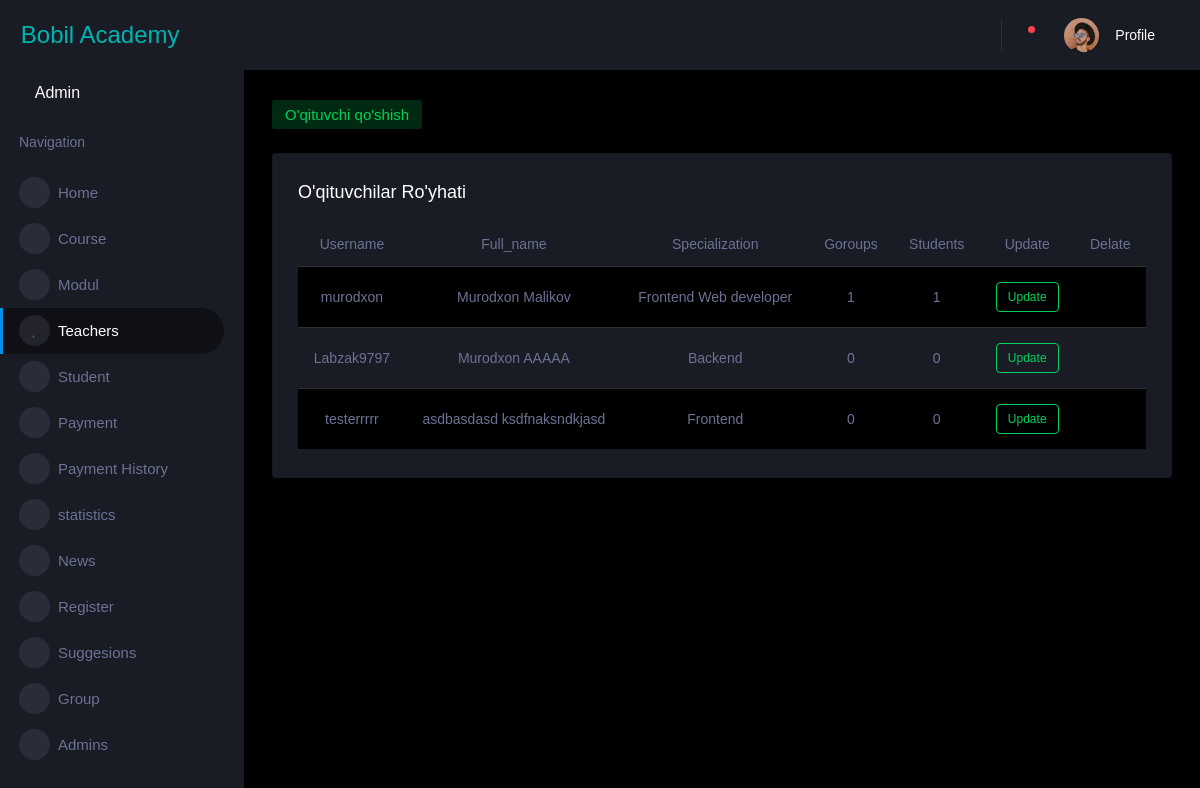
The app's page /dashboard/teacher/ (signed in) with its own data.
### user/models.py (models this page shows, shortened)
class Teacher(models.Model):
    user = models.OneToOneField(CustomUser, on_delete=models.CASCADE)
    bio = models.CharField(max_length=250, blank=True, default='Bio')
    image = models.ImageField(
        upload_to='Teacher_images', blank=True, null=True)
    specialization = models.CharField(
        max_length=100, blank=True, default='Jamoa Azosi')
    teacher = TeacherManager()
    objects = models.Manager()
    @property
    def get_full_name(self):
        return self.user.get_full_name

class CustomUser(AbstractUser):
    TEACHER = 'Teacher'
    STUDENT = 'Student'
    ADMIN = "Admin"
    USER_TYPE = [
        (TEACHER, 'Teacher'),
        (STUDENT, 'Student'),
        (ADMIN, 'Admin'),
    ]
    first_name = models.CharField(max_length=200)
    last_name = models.CharField(max_length=200)
    phone = models.CharField(max_length=13, unique=True, null=True)
    date_joined = models.DateTimeField(auto_now_add=True)
    user_type = models.CharField(
        max_length=7, choices=USER_TYPE, default=STUDENT)
    username_validator = UnicodeUsernameValidator()
    username = models.CharField(
        'username',
        max_length=150,
        unique=True,
        null=True,
        help_text='Required. 150 characters or fewer. Letters, digits and @/./+/-/_ only.',
        validators=[username_validator],
        error_messages={
            'unique': "A user with that username already exists.",
        },
    )
    @property
    def get_full_name(self) -> str:
        return super().get_full_name()
    def __str__(self):
        return f"{self.first_name}" or f"{self.username} this is admin"

### teaching/models.py (models this page shows, shortened)
class Group(models.Model):
    slug = models.SlugField(unique=True,blank=True)
    name = models.CharField(max_length=150, blank=True, null=True)
    teacher = models.ForeignKey(
        Teacher, on_delete=models.CASCADE, blank=True, null=True)
    students = models.ManyToManyField(Student)
    image = models.ImageField(upload_to="Groups", blank=True, null=True)
    cost = models.IntegerField(default=0,blank=True)
    data_created = models.DateField(auto_now_add=True)

### eduspace/decorators.py (the view)
    def wrapper(request, *args, **kwargs):
        if request.user.is_authenticated:
            if request.user.is_staff or request.user.user_type == 'Admin':
                return(function(request, *args, **kwargs))
            else:
                return redirect('404')
        else:
            return redirect('404')

### eduspace/contex_processor.py (called while the page is built)
def contactRenderer(request):
    context={
        'contact':Contact.objects.all().first()
    }
    return context

### eduspace/templatetags/video_tags.py (called while the page is built)
@register.simple_tag
def groups(Teacher):
    return Teacher.group_set.all().count()

@register.simple_tag
def students(Teacher):
    students = []
    for g in Teacher.group_set.all():
        students.append(g.students.all().count())
    return sum(students)

### eduspace/views.py (called while the page is built, shortened)
@adminonly
def teacher(request):
    teachers = Teacher.objects.all()
    form = TeacherForm()
    context = {
        'teachers':teachers,
        'form':form
    }
    return render(request,'dashboard/teacher.html',context)

### templates/dashboard/teacher.html (shortened to what this page needs)
{% extends 'dashboard/dashboard.html' %}
{% load video_tags %}
{% load static %}
{% block nav %}
{% load crispy_forms_tags %}
<li class="nav-item menu-items " >
  <a class="nav-link" href="{% url 'dashboard' %}">
    <span class="menu-icon">
      <i class="mdi mdi-airplay"></i>
    </span>
    <span class="menu-title">Home</span>
  </a>
</li>
 <li class="nav-item menu-items" >
  <a class="nav-link" href="{% url 'course' %}">
    <span class="menu-icon">
      <i class="mdi mdi-book"></i>
    </span>
    <span class="menu-title">Course</span>
  </a>
</li>
 <li class="nav-item menu-items" >
  <a class="nav-link" href="{% url 'modul' %}">
    <span class="menu-icon">
      <i class="mdi mdi-book"></i>
    </span>
    <span class="menu-title">Modul</span>
  </a>
</li>
<li class="nav-item menu-items active" >
  <a class="nav-link" href="{% url 'teacher' %}">
    <span class="menu-icon">
      <i class="mdi mdi-account"></i>
    </span>
    <span class="menu-title">Teachers</span>
  </a>
</li>
<li class="nav-item menu-items" >
  <a class="nav-link" href="{% url 'student' %}">
    <span class="menu-icon">
      <i class="mdi mdi-account-multiple-outline"></i>
    </span>
    <span class="menu-title">Student</span>
  </a>
</li>
<li class="nav-item menu-items" >
  <a class="nav-link" href="{% url 'payment' %}">
    <span class="menu-icon">
      <i class="mdi mdi-currency-usd"></i>
    </span>
    <span class="menu-title">Payment</span>
  </a>
</li>
<li class="nav-item menu-items" >
  <a class="nav-link" href="{% url 'payment_history' %}">
    <span class="menu-icon">
      <i class="mdi mdi-currency-usd"></i>
    </span>
    <span class="menu-title">Payment History</span>
  </a>
</li>
<li class="nav-item menu-items" >
  <a class="nav-link" href="{% url 'statistics' %}">
    <span class="menu-icon">
      <i class="mdi mdi-contacts"></i>
    </span>
    <span class="menu-title">statistics</span>
  </a>
</li>
<li class="nav-item menu-items" >
  <a class="nav-link" href="{% url 'news' %}">
    <span class="menu-icon">
      <i class="mdi mdi-message"></i>
    </span>
    <span class="menu-title">News</span>
  </a>
</li>
<li class="nav-item menu-items " >
  <a class="nav-link" href="{% url 'register' %}">
    <span class="menu-icon">
      <i class="mdi mdi-message"></i>
    </span>
    <span class="menu-title">Register</span>
  </a>
</li>
<li class="nav-item menu-items">
  <a class="nav-link" href="{% url 'sugessions' %}">
      <span class="menu-icon">
          <i class="mdi mdi-message"></i>
      </span>
      <span class="menu-title">Suggesions</span>
  </a>
</li>
<li class="nav-item menu-items " >
  <a class="nav-link" href="{% url 'group' %}">
    <span class="menu-icon">
      <i class="mdi mdi-message"></i>
    </span>
    <span class="menu-title">Group</span>
  </a>
</li>
{% if request.user.is_staff %}
<li class="nav-item menu-items">
    <a class="nav-link" href="{% url 'admins' %}">
        <span class="menu-icon">
            <i class="mdi mdi-message"></i>
        </span>
        <span class="menu-title">Admins</span>
    </a>
</li>
{% endif %}
{% endblock %}
{% block content %}
<div class="page-header" style="float: left;">
  <button class="btn btn-inverse-success" id="add">O'qituvchi qo'shish</button>
</div>
<div class="row" style="clear: both;" >
  <div class="col-lg-12 grid-margin stretch-card">
    <div class="card">
      <div class="card-body">
        <h4 class="card-title">O'qituvchilar Ro'yhati</h4>
        <div class="table-responsive">
          <table class="table table-striped">
            <thead>
              <tr style="text-align: center;">
                <th> Username </th>
                <th> Full_name </th>
                <th> Specialization </th>
                <th> Goroups </th>
                <th> Students </th>
                <th> Update </th>
                <th> Delate </th>
              </tr>
            </thead>
            <tbody>
              {% for teacher in teachers %}
                <tr style="text-align: center;" id="{{ teacher.user.id }}">
                  <td class="py-1">
                    {{ teacher.user.username }}
                  </td>
                  <td> {{ teacher.get_full_name }}</td>
                  <td> {{ teacher.specialization }}</td>
                  <td> {% groups teacher %} </td>
                  <td> {% students teacher %} </td>
                  <td><a href="{% url 'update_teacher' teacher.pk %}"><div class="badge badge-outline-success">Update</div></a></td>
                  <td> <i onclick="removeUser({{ teacher.user.id }})" class="mdi mdi-delete-circle " style="font-size: 30px;"></i> </td>
                </tr>
              {% endfor %}
            </tbody>
          </table>
        </div>
      </div>
    </div>
  </div>
</div>
{% endblock %}

### records on screen
Teacher: user.username "murodxon", get_full_name "Murodxon Malikov", specialization "Frontend Web developer", id "1", id.teacher_id "1"
Teacher: user.username "Labzak9797", get_full_name "Murodxon AAAAA", specialization "Backend", id "0"
Teacher: user.username "testerrrrr", get_full_name "asdbasdasd ksdfnaksndkjasd", specialization "Frontend", id "0"
